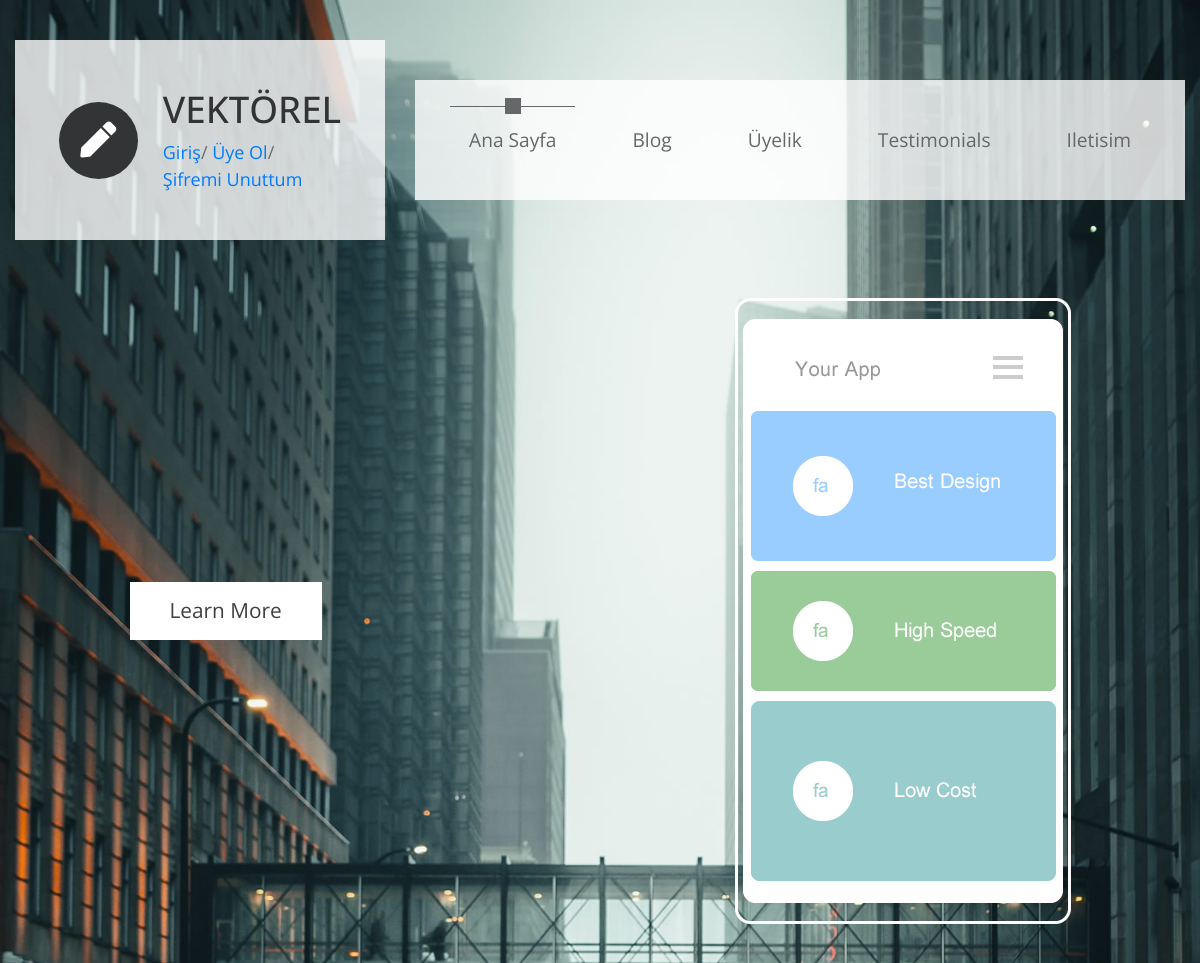
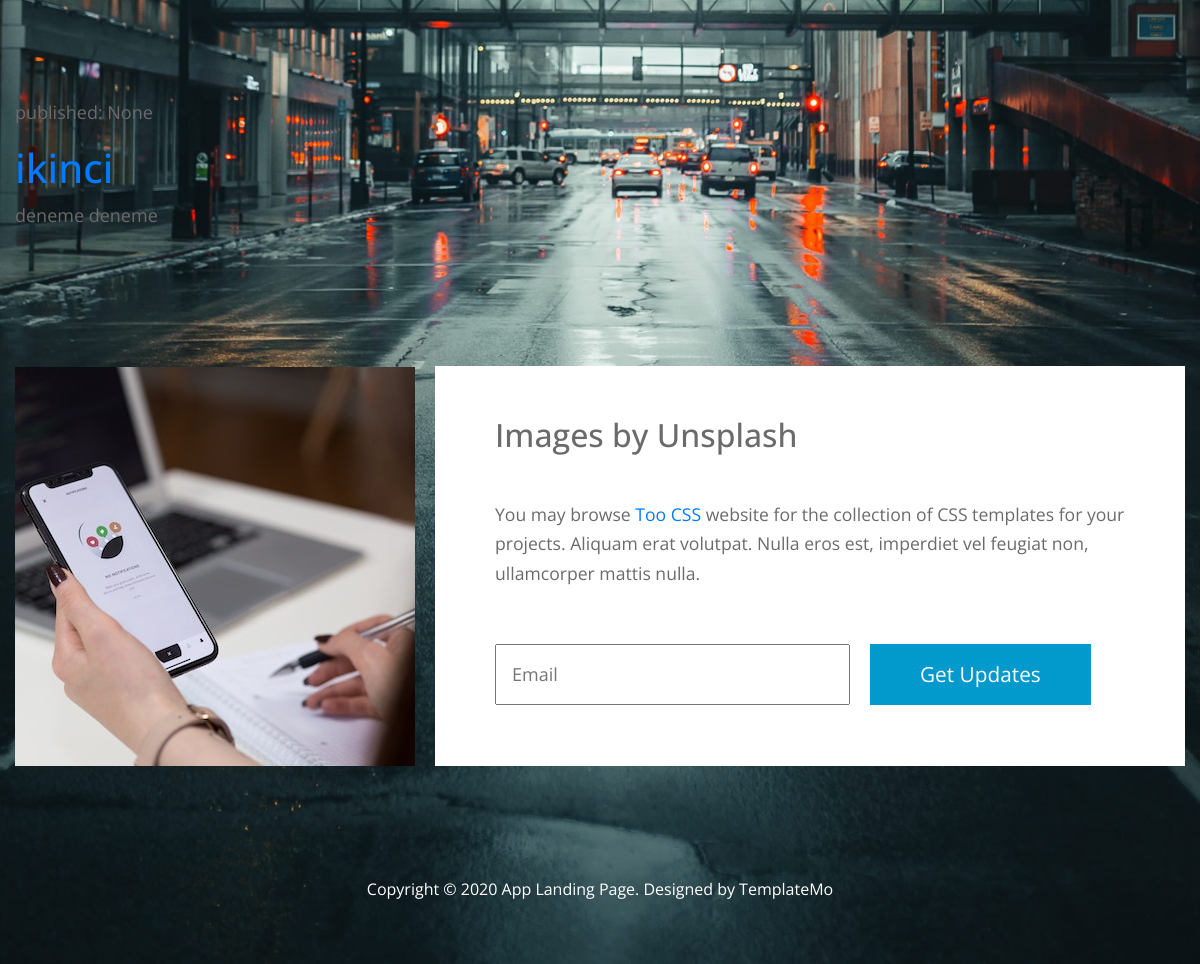
Screenshot of /blog/detay/2/ with the database file from the repository (2 pictures, top to bottom).
### Blog/models.py (models this page shows, shortened)
class GonderiModel(models.Model):
    yazar = models.ForeignKey('auth.User',on_delete=models.CASCADE)
    baslik = models.CharField(max_length=200)
    yazi = models.TextField()
    olus_zaman = models.DateTimeField(default=timezone.now)
    yayim_zaman = models.DateTimeField(null=True,blank=True)

### Blog/views.py (the view)
# urls.py: path('detay/<int:pk>/',views.gDetay,name="gDetay"),
def gDetay(request,pk):
    gonderi = get_object_or_404(GonderiModel,pk=pk)
    return render(request,'Blog/gDetay.html',{"gonderi":gonderi})

### templates/Blog/gDetay.html (shortened to what this page needs)
{% extends "../base.html" %}
{% block content %}
    <div>
        <p>published: {{ gonderi.yayim_zaman }}</p>
        <h1><a href="">{{ gonderi.baslik }}</a></h1>
        <p>{{ gonderi.yazi|linebreaksbr }}</p>
    </div>
{% endblock %}

### Site/static/css/templatemo-style.css (style rules this page uses)
html { scroll-behavior: smooth; }
body { font-family: "Open Sans", Arial, Helvetica, sans-serif; font-size: 18px; font-weight: 400; color: #6b6b6b; overflow-x: hidden; }
a, button { transition: all 0.3s ease; }
p { line-height: 1.7; }

### rows the page displays
GonderiModel: yayim_zaman "None", baslik "ikinci", yazi "deneme deneme"
